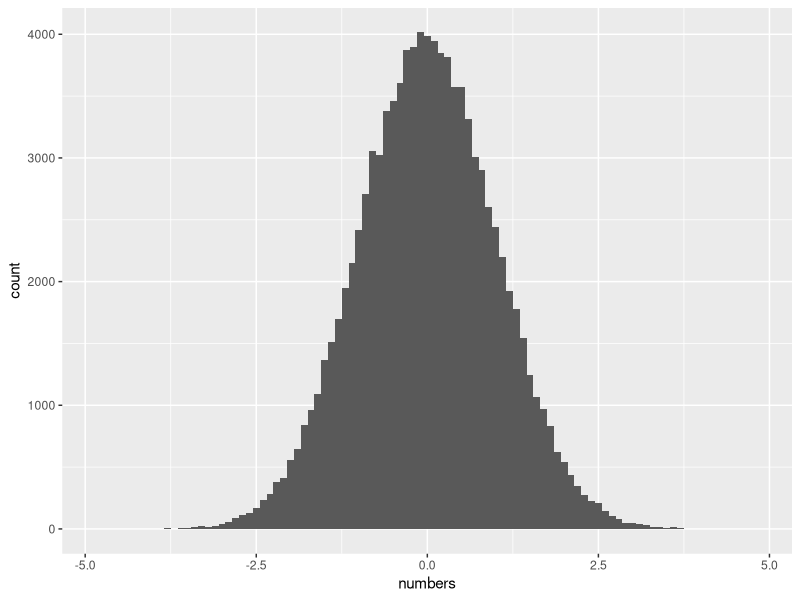
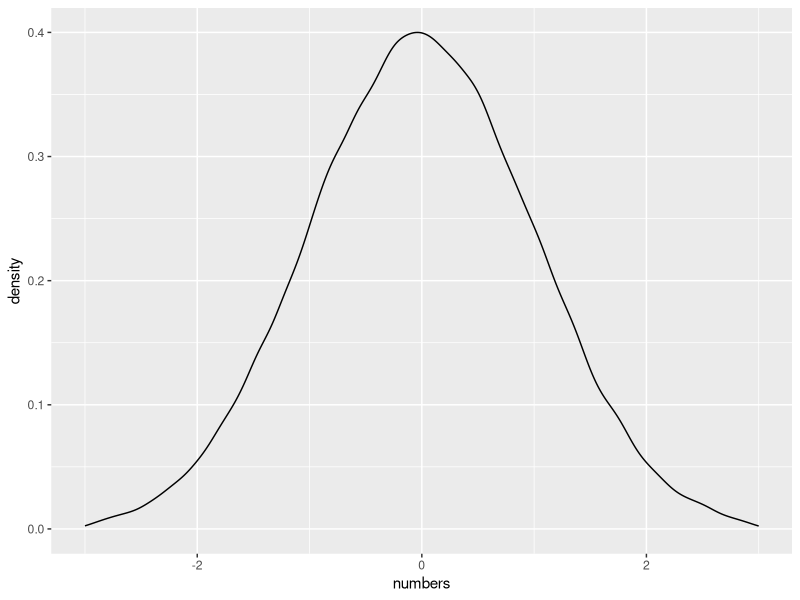
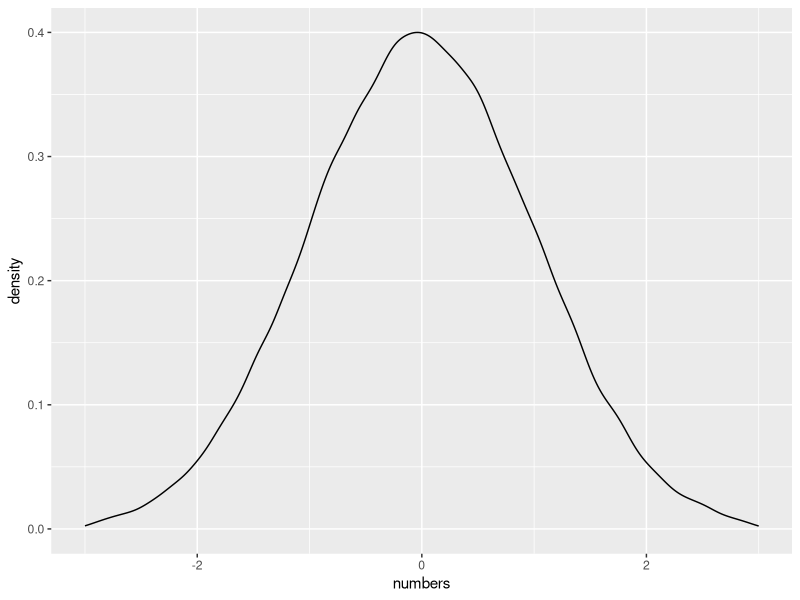

Generate these figures, in order, with R:
N <- 100000
betweenMinusOneandOne <- 0
#betweenMinusOneandOneVector <- c()
betweenMinusOneandOneVector <- rep(0, N)
#for (i in 1:N) {
#  x <- rnorm(1)
#  betweenMinusOneandOneVector[i] <- x
  
#  if (x > -1 & x < 1) betweenMinusOneandOne <- betweenMinusOneandOne + 1
#}


numbers = rnorm(N)
for (i in 1:length(numbers)) {
  betweenMinusOneandOneVector[i] <- numbers[i]
   
  if (numbers[i] > -1 & numbers[i] < 1) betweenMinusOneandOne <- betweenMinusOneandOne + 1 
}


target = 0.682
predicted <- betweenMinusOneandOne / N

betweenMinusOneandOneVector <- betweenMinusOneandOneVector[
  betweenMinusOneandOneVector > -1 & betweenMinusOneandOneVector < 1
]
predicted2 <- length(betweenMinusOneandOneVector) / N

# or just
between <- numbers[numbers > -1 & numbers < 1]
predicted3 <- length(between) / N

error <- target - predicted2

library(ggplot2)

df_numbers = data.frame(numbers)

plt <- ggplot(data=df_numbers, aes(x=numbers))
plt + geom_histogram(binwidth = 0.1)
plt +
  geom_density(aes(fill=numbers), position="stack") +
  xlim(-3,3)

plt + geom_density() + xlim(-3, 3)
